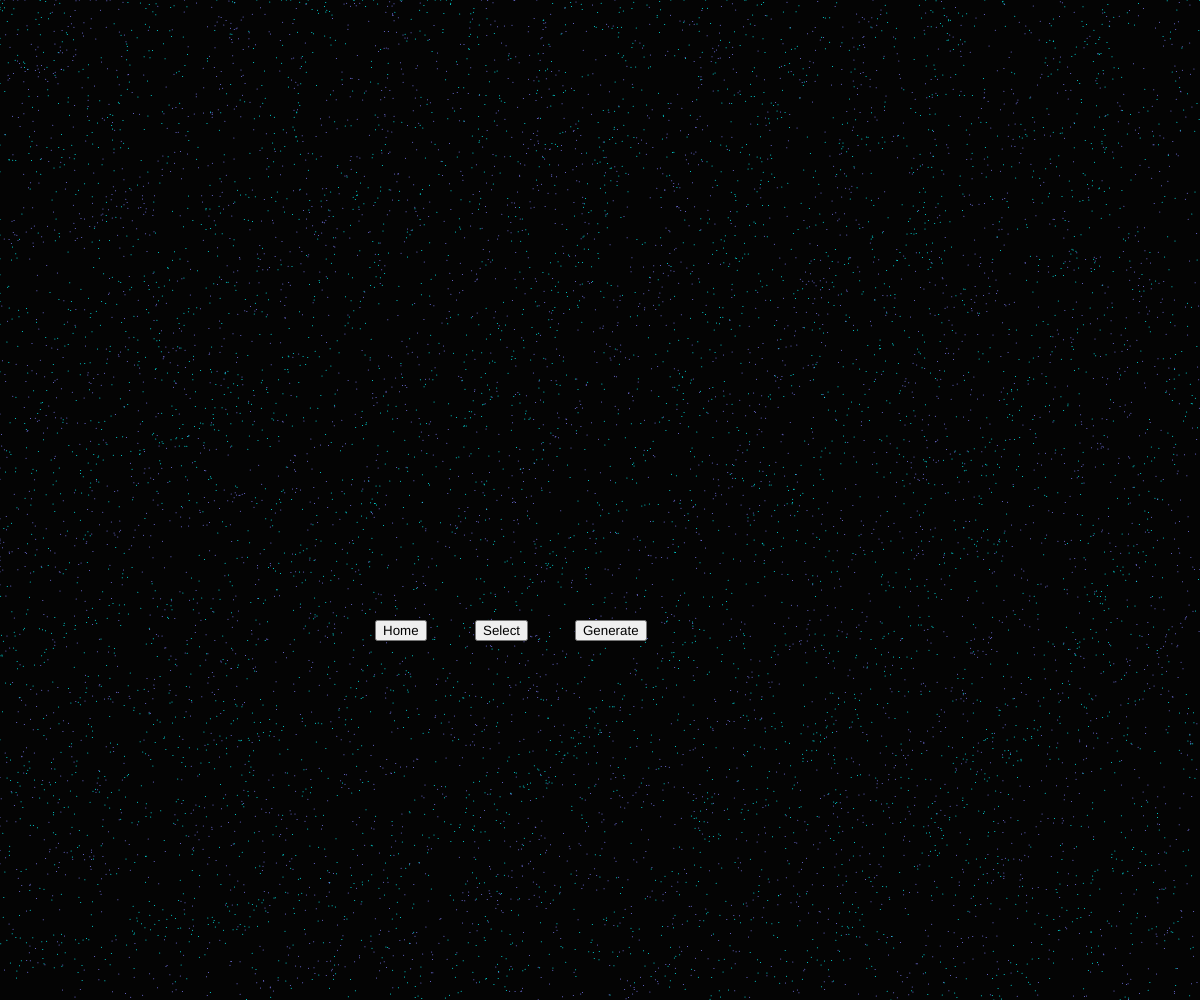
Frame 1 (no input)
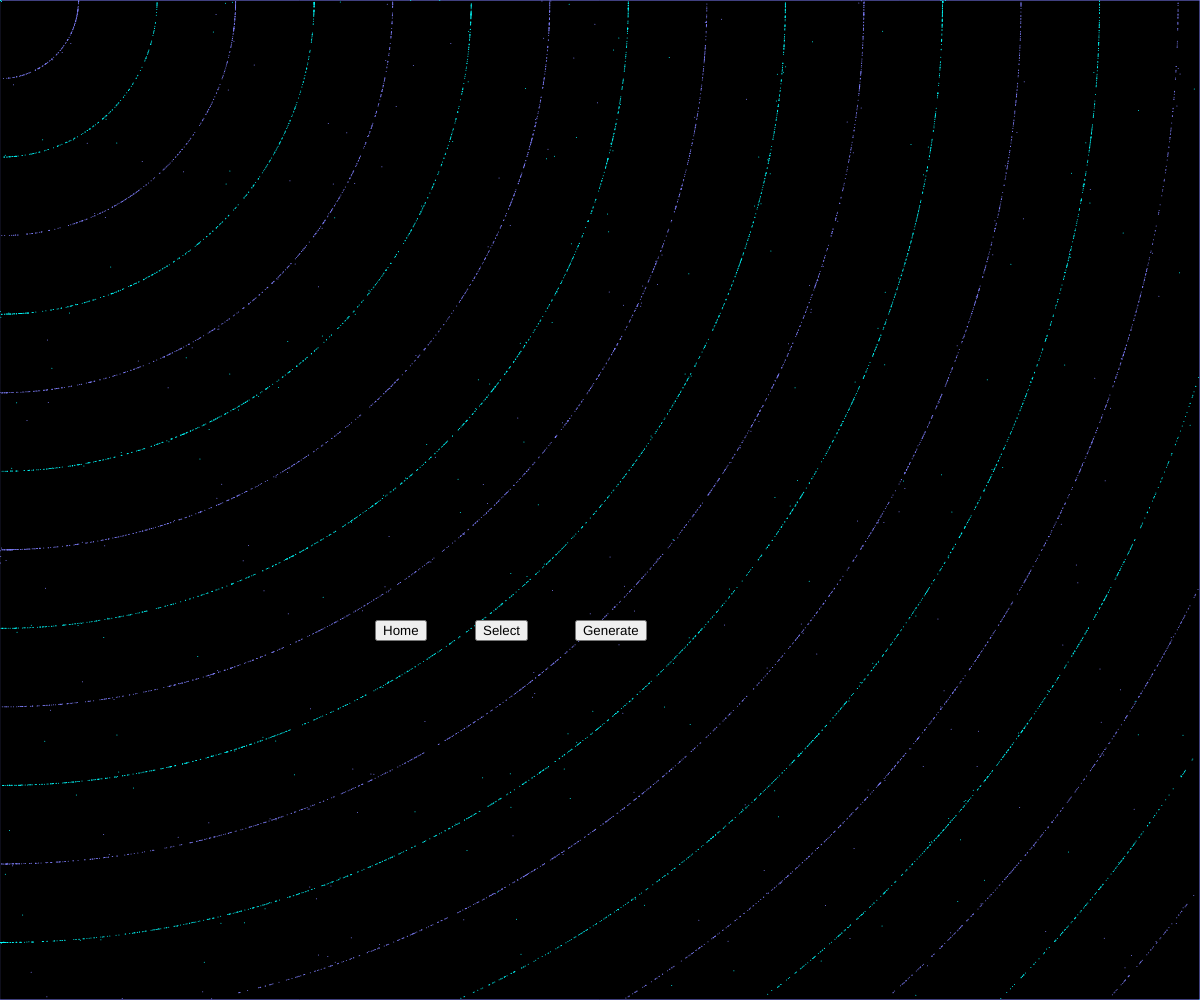
Frame 60 (no input)
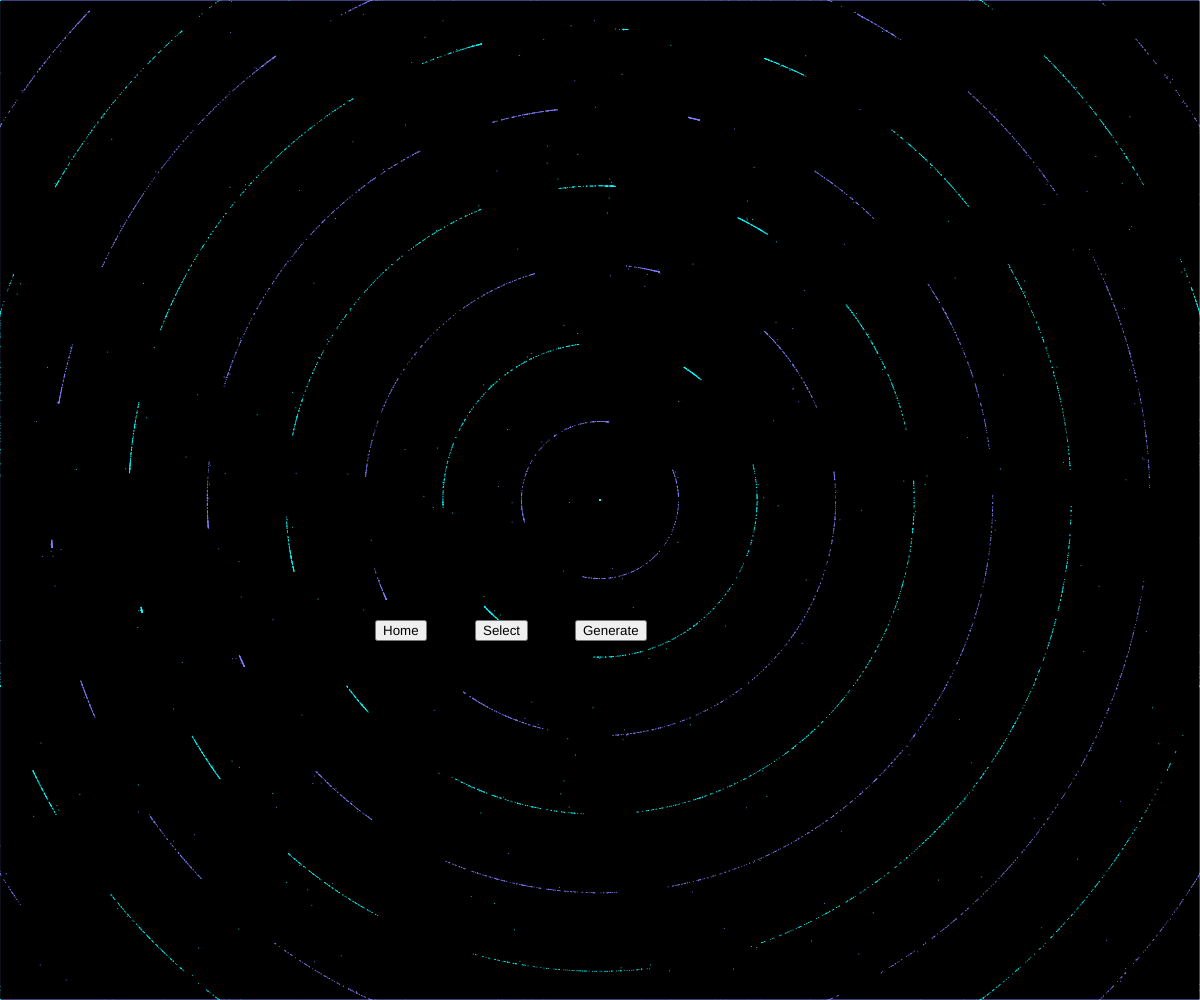
Frame 120 (the mouse pressed at the canvas centre since frame 60)

The p5.js sketch that drew these frames (run headless with seeded random() and noise() and a simulated clock; from frame 60 on, the mouse is pressed at the canvas centre):

// p5.js sketch
// ── sketch.js
let n = 0;
let m = 0;
let a1;
let b1;
let a2;
let a3;
let b2;

var scene = 2;
var t = 10000;

var q = new Array(n);
var x = new Array(n);
var y = new Array(n);
var vx = new Array(n);
var vy = new Array(n);

let circles1 = [];
let circles2 = [];
let circles3 = [];
let circles4 = [];
let g = 51;

//Generator
let numBalls = 500;
let spring = 0.05;
let gravity = 0.03;
let friction = -0.9;
let balls = [];
let triangles = [];
let squares= [];
//

let selectedColor;
let colors1 = ['#EF3F3F', '#CE455C', '#B4504B', '#D45F43', '#8F7D65', '#CA9D5E', '#F0B050'];
let colors2 = ['#F6E1A1', '#447E82', '#418A69', '#85B49D', '#7DAD74', '#9AB0AB', '#A2C5C8'];
let colors3 = ['#5C9FC2', '#A2B8C9', '#7F53A5', '#CDB0EA', '#50414C', '#8D8089', '#3B3938'];
let colors4 = ['#626664', '#EBB7B9', '#FCE7E5', '#B3B3B3', '#D5DBDB', '#FFFDE2', '#FFFFFF'];

var radius = 18;
var angle = 0;
var speed = 0.05;
var pX = 950;
var pY = 100;


function setup() {
  cnv = createCanvas(windowWidth, windowHeight);
  button = createButton('Generate');
  button.position(575, 620);
  button.mousePressed(generator);
  button = createButton('Select');
  button.position(475, 620);
  button.mousePressed(back);
  button = createButton('Home');
  button.position(375, 620);
  button.mousePressed(home);
  fill(0, 32);
  reset();
  
  noStroke();
  
  for (let i = 0; i < numBalls; i++) {
    balls[i] = new Ball(
      random(width),
      random(height),
      random(4, 10),
      i,
      balls
    );
  }
  
  for (let i = 0; i < numBalls; i++) {
      let a = random(width);
      let b = random(height);
      let d = random(2,6);
    triangles[i] = new Triangle(
      a,
      b,
      a + d,
      b - 1.7*d,
      a + 2*d,
      b,
      i,
      2*d,
      triangles
    );
  } 
  
  for (let i = 0; i < numBalls; i++) {
    squares[i] = new Square(
      random(width),
      random(height),
      random(02, 10),
      i,
      squares
    );
  }
  
}


function draw() {

  background(5);
  
//SelectScene
if (scene == 0) {
  
    radius = 18;
    strokeWeight(0);
    stroke(255);


    for (i = 0; i < 7; i++) {
      fill(colors1[i]);
      let a = circle(100 * i + 100, 100, 50);
      circles1.push(a);
    }

    for (i = 0; i < 7; i++) {
      fill(colors2[i]);
      let a = circle(100 * i + 100, 200, 50);
      circles2.push(a);
    }

    for (i = 0; i < 7; i++) {
      fill(colors3[i]);
      let a = circle(100 * i + 100, 300, 50);
      circles3.push(a);
    }

    for (i = 0; i < 7; i++) {
      fill(colors4[i]);
      let a = circle(100 * i + 100, 400, 50);
      circles4.push(a);
    }
  
    textFont('Avenir');
    //text('SELECTED', 572, 500, width);
    text('Colour', 281, 500, width);
    text('Graphic', 478, 500, width);
    text('Motion', 680, 500, width);

    cnv.mouseClicked(changeColor);
    fill(g);
    circle(300, 550, 50);

    //Graphics
    noFill();
    strokeWeight(1);
    square(801, 76, 48);
    circle(825, 400, 50);
    triangle(800, 260, 825, 215, 850, 260);

    //SelectGraphics
    if (n == 1) square(476, 526, 48);
    if (n == 2) triangle(475, 575, 500, 530, 525, 575);
    if (n == 3) circle(500, 550, 50);

    //Motion1
    var x2 = pX + radius * cos(angle);
    var y2 = pY + radius * sin(angle);
    ellipse(x2, y2, 10, 10); 

    //Motion2
    var x3 = pX;
    var y3 = pY + 100 + 18 * sin(angle);
    ellipse(x3, y3, 10, 10);

    //Motion3
    var x4 = pX + 18 * sin(angle);
    var y4 = pY + 200;
    ellipse(x4, y4, 10, 10);

    //Motion4
    var x5 = pX + random(-10, 10);
    var y5 = pY + 300 + random(-10, 10);
    ellipse(x5, y5, 10, 10);
    frameRate(30);

    //SelectMotion
    if (m == 1) {
       x2 = 700 + radius * cos(angle);
       y2 = 550 + radius * sin(angle);
      ellipse(x2, y2, 10, 10);
    }

    if (m == 2) {
       x3 = 700;
       y3 = 550 + 18 * sin(angle);
      ellipse(x3, y3, 10, 10);

    }

    if (m == 3) {
       x4 = 700 + 18 * sin(angle);
       y4 = 550;
      ellipse(x4, y4, 10, 10);
    }

    if (m == 4) {
       x5 = 700 + random(-10, 10);
       y5 = 550 + random(-10, 10);
      ellipse(x5, y5, 10, 10);

      frameRate(30);
    }
    
    angle = angle + speed;
  }

//GeneratorScene
if (scene == 1) {
  
  fill(g);    
  switch(n){
  //If select square
  case 1:
  if(m==1){
    
    squares.forEach(square => {
    square.collide();
    square.move1();
    square.display();
  });
      }
        
  if(m==2){
    squares.forEach(square => {
    square.collide();
    square.move2();
    square.display();
  });
      }
        
  if(m==3){
    squares.forEach(square => {
    square.collide();
    square.move3();
    square.display();
  });
      }
        
  if(m==4){
    squares.forEach(square => {
    square.collide();
    square.move4();
    square.display();
  });
      }
    break;
  
  //If select triangle
  case 2:      
      
  if(m==1){
    
    triangles.forEach(triangle => {
    triangle.collide();
    triangle.move1();
    triangle.display();
  });
      }    
      
  if(m==2){
    
    triangles.forEach(triangle => {
    triangle.collide();
    triangle.move2();
    triangle.display();
  });
      }    
      
  if(m==3){
    
    triangles.forEach(triangle => {
    triangle.collide();
    triangle.move3();
    triangle.display();
  });
      }    
      
  if(m==4){
    
    triangles.forEach(triangle => {
    triangle.collide();
    triangle.move4();
    triangle.display();
  });
      }    
      break;
    
  //If select circle
  case 3:       
      
  if(m==1){
    
    balls.forEach(ball => {
    ball.collide();
    ball.move1();
    ball.display();
  });
      }
        
  if(m==2){
    balls.forEach(ball => {
    ball.collide();
    ball.move2();
    ball.display();
  });
      }
        
  if(m==3){
    balls.forEach(ball => {
    ball.collide();
    ball.move3();
    ball.display();
  });
      }
        
  if(m==4){
    balls.forEach(ball => {
    ball.collide();
    ball.move4();
    ball.display();
  });
      }
        
    break;
    }
  }

//Homapage
if(scene == 2){
    
    rect(0, 0, width, height);
    fill(0);
    noStroke();
	for (var i = 0; i < t;i++) {
		var dx = mouseX - x[i];
		var dy = mouseY - y[i];


		var d = sqrt(dx*dx + dy*dy);
		if (d < 1){ d = 1}

		var f = sin(d * 0.04) * q[i] / d;
      
       
		vx[i] = vx[i] * 0.5 + f * dx;
		vy[i] = vy[i] * 0.5 + f * dy;
  }

  for ( i = 0; i < t;i++) {
		x[i] += vx[i];
		y[i] += vy[i];

		if (x[i] < 0) x[i] = width;
		else if (x[i] > width) x[i] = 0;

		if (y[i] < 0) y[i] = height;
		else if (y[i] > height) y[i] = 0;

		if (q[i] < 0) stroke(128, 128, 255);
		else stroke(0, 255, 255);

		point(x[i], y[i]);
	}
 }

}

  

function changeColor() {
  //Colors
  for (i = 0; i < 7; i++) {
    let d = dist(mouseX, mouseY, 100 * i + 100, 100);
    if (d < 50) {
      g = colors1[i];
    }
  }

  for (i = 0; i < 7; i++) {
    let d = dist(mouseX, mouseY, 100 * i + 100, 200);
    if (d < 50) {
      g = colors2[i];
    }
  }

  for (i = 0; i < 7; i++) {
    let d = dist(mouseX, mouseY, 100 * i + 100, 300);
    if (d < 50) {
      g = colors3[i];
    }
  }

  for (i = 0; i < 7; i++) {
    let d = dist(mouseX, mouseY, 100 * i + 100, 400);
    if (d < 50) {
      g = colors4[i];
    }
  }


  //Graphics
  let x = dist(mouseX, mouseY, 850, 100);
  if (x < 50) {
    n = 1;
  }

  x = dist(mouseX, mouseY, 850, 250);
  if (x < 50) {
    n = 2;
  }

  x = dist(mouseX, mouseY, 850, 400);
  if (x < 50) {
    n = 3;
  }


  //Motions
  x = dist(mouseX, mouseY, 950, 100);
  if (x < 50) {
    m = 1;
  }

  x = dist(mouseX, mouseY, 950, 200);
  if (x < 50) {
    m = 2;
  }

  x = dist(mouseX, mouseY, 950, 300);
  if (x < 50) {
    m = 3;
  }

  x = dist(mouseX, mouseY, 950, 400);
  if (x < 50) {
    m = 4;
  }

}

function generator() {
  scene = 1;
}

function back() {
  scene = 0;
}

function home() {
  scene = 2;
}
  
function reset() {
	for (var i = 0; i < t; i++) {
		q[i] = randomGaussian() * 16;
		x[i] = random(width);
		y[i] = random(height);
        vx[i] = 1;
        vy[i] = 1;
	}
}

class Ball {
  
  constructor(xin, yin, din, idin, oin) {
    this.x = xin;
    this.y = yin;
    this.vx = 0;
    this.vy = 0;
    this.diameter = din;
    this.id = idin;
    this.others = oin;
  }
  
  collide() {
    for (let i = this.id + 1; i < numBalls; i++) {
      // console.log(others[i]);
      let dx = this.others[i].x - this.x;
      let dy = this.others[i].y - this.y;
      let distance = sqrt(dx * dx + dy * dy);
      let minDist = this.others[i].diameter / 2 + this.diameter / 2;
      //   console.log(distance);
      //console.log(minDist);
      if (distance < minDist) {
        //console.log("2");
        let angle = atan2(dy, dx);
        let targetX = this.x + cos(angle) * minDist;
        let targetY = this.y + sin(angle) * minDist;
        let ax = (targetX - this.others[i].x) * spring;
        let ay = (targetY - this.others[i].y) * spring;
        this.vx -= ax;
        this.vy -= ay;
        this.others[i].vx += ax;
        this.others[i].vy += ay;
      }
    }
  }

move1() {
this.vy += gravity;
this.vx += gravity;
this.x += 1.2*cos(this.vx);
this.y += 1.2*sin(this.vy);
    if (this.x + this.diameter / 2 > width) {
      this.x = width - this.diameter / 2;
      this.vx *= friction;
    } else if (this.x - this.diameter / 2 < 0) {
      this.x = this.diameter / 2;
      this.vx *= friction;
    }
    if (this.y + this.diameter / 2 > height) {
      this.y = height - this.diameter / 2;
      this.vy *= friction;
    } else if (this.y - this.diameter / 2 < 0) {
      this.y = this.diameter / 2;
      this.vy *= friction;
    }
  }

move2() {
this.vy += gravity;
    this.x += this.vx;
    this.y += this.vy;
    if (this.x + this.diameter / 2 > width) {
      this.x = width - this.diameter / 2;
      this.vx *= friction;
    } else if (this.x - this.diameter / 2 < 0) {
      this.x = this.diameter / 2;
      this.vx *= friction;
    }
    if (this.y + this.diameter / 2 > height) {
      this.y = height - this.diameter / 2;
      this.vy *= friction;
    } else if (this.y - this.diameter / 2 < 0) {
      this.y = this.diameter / 2;
      this.vy *= friction;
    }
  }

move3() {
this.vx += gravity;
    this.x += this.vx;
    this.y += this.vy;
    if (this.x + this.diameter / 2 > width) {
      this.x = width - this.diameter / 2;
      this.vx *= friction;
    } else if (this.x - this.diameter / 2 < 0) {
      this.x = this.diameter / 2;
      this.vx *= friction;
    }
    if (this.y + this.diameter / 2 > height) {
      this.y = height - this.diameter / 2;
      this.vy *= friction;
    } else if (this.y - this.diameter / 2 < 0) {
      this.y = this.diameter / 2;
      this.vy *= friction;
    }
  }
  
move4() {
this.vx += random(-0.1,0.1);
this.vy += random(-0.1,0.1);
    this.x += this.vx;
    this.y += this.vy;
  if (this.x + this.diameter / 2 > width) {
      this.x = width - this.diameter / 2;
      this.vx *= friction;
    } else if (this.x - this.diameter / 2 < 0) {
      this.x = this.diameter / 2;
      this.vx *= friction;
    }
    if (this.y + this.diameter / 2 > height) {
      this.y = height - this.diameter / 2;
      this.vy *= friction;
    } else if (this.y - this.diameter / 2 < 0) {
      this.y = this.diameter / 2;
      this.vy *= friction;
    }
  }  
  
  display() {
    stroke(1);
    fill(g);
    circle(this.x, this.y, this.diameter);
  }
}

class Triangle {
  
  constructor(xin1, yin1, xin2, yin2, xin3, yin3, idin, din, oin) {
    this.x1 = xin1;
    this.y1 = yin1;
    this.x2 = xin2;
    this.y2 = yin2;
    this.x3 = xin3;
    this.y3 = yin3;
    this.vx = 0;
    this.vy = 0;
    this.x = (this.x1+this.x3)%2;
    this.y = (this.y1-this.y3)%3 + this.y3;
    this.id = idin;
    this.diameter = din;
    this.others = oin;
  }
  
  collide() {
    for (let i = this.id + 1; i < numBalls; i++) {
      // console.log(others[i]);
      let dx = this.others[i].x - this.x;
      let dy = this.others[i].y - this.y;
      let distance = sqrt(dx * dx + dy * dy);
      let minDist = this.others[i].diameter/2  + this.diameter/2;
      //   console.log(distance);
      //console.log(minDist);
      if (distance < minDist) {
        //console.log("2");
        let angle = atan2(dy, dx);
        let targetX = this.x + cos(angle) * minDist;
        let targetY = this.y + sin(angle) * minDist;
        let ax = (targetX - this.others[i].x) * spring;
        let ay = (targetY - this.others[i].y) * spring;
        this.vx -= ax;
        this.vy -= ay;
        this.others[i].vx += ax;
        this.others[i].vy += ay;
      }
    }
  }

move1() {
this.vy += gravity;
this.vx += gravity;
this.x1 += 1.2*cos(this.vx);
this.x2 += 1.2*cos(this.vx);
this.x3 += 1.2*cos(this.vx);
this.y1 += 1.2*sin(this.vy);
this.y2 += 1.2*sin(this.vy);
this.y3 += 1.2*sin(this.vy);
this.x = this.x2;

  
    if (this.x + this.diameter / 2 > width) {
      
      this.x2 = width - this.diameter / 2;
      this.x1 = width - this.diameter;
      this.x3 = width;
      this.vx *= friction;
      
    } else if (this.x - this.diameter / 2 < 0) {
      this.x2 = this.diameter / 2;
      this.x1 = 0;
      this.x3 = this.diameter;
      this.vx *= friction;
    }
    if (this.y1 > height) {
      this.y1 = height;
      this.y3 = height;
      this.y2 = height - 0.866*this.diameter;
      this.vy *= friction;
    } else if (this.y2 < 0) {
      this.y2 = 0;
      this.y1 = 0.866*this.diameter;
      this.y3 = 0.866*this.diameter;
      this.vy *= friction;
    }
  }

move2() {
    this.vy += gravity;
    this.x1 += this.vx;
    this.x2 += this.vx;
    this.x3 += this.vx;
    this.y1 += this.vy;
    this.y2 += this.vy;
    this.y3 += this.vy;
    this.x = this.x2;
  
     if (this.x + this.diameter / 2 > width) {
      
      this.x2 = width - this.diameter / 2;
      this.x1 = width - this.diameter;
      this.x3 = width;
      this.vx *= friction;
      
    } else if (this.x - this.diameter / 2 < 0) {
      this.x2 = this.diameter / 2;
      this.x1 = 0;
      this.x3 = this.diameter;
      this.vx *= friction;
    }
    if (this.y1 > height) {
      this.y1 = height;
      this.y3 = height;
      this.y2 = height - 0.866*this.diameter;
      this.vy *= friction;
    } else if (this.y2 < 0) {
      this.y2 = 0;
      this.y1 = 0.866*this.diameter;
      this.y3 = 0.866*this.diameter;
      this.vy *= friction;
    }
  }

move3() {
    this.vx += gravity;
    this.x1 += this.vx;
    this.x2 += this.vx;
    this.x3 += this.vx;
    this.y1 += this.vy;
    this.y2 += this.vy;
    this.y3 += this.vy;
    this.x = this.x2;
  
  
     if (this.x + this.diameter / 2 > width) {
      
      this.x2 = width - this.diameter / 2;
      this.x1 = width - this.diameter;
      this.x3 = width;
      this.vx *= friction;
      
    } else if (this.x - this.diameter / 2 < 0) {
      this.x2 = this.diameter / 2;
      this.x1 = 0;
      this.x3 = this.diameter;
      this.vx *= friction;
    }
    if (this.y1 > height) {
      this.y1 = height;
      this.y3 = height;
      this.y2 = height - 0.866*this.diameter;
      this.vy *= friction;
    } else if (this.y2 < 0) {
      this.y2 = 0;
      this.y1 = 0.866*this.diameter;
      this.y3 = 0.866*this.diameter;
      this.vy *= friction;
    }
  }
  
move4() {
this.vx += random(-0.1,0.1);
this.vy += random(-0.1,0.1);
    this.x1 += this.vx;
    this.x2 += this.vx;
    this.x3 += this.vx;
    this.y1 += this.vy;
    this.y2 += this.vy;
    this.y3 += this.vy;
    this.x = this.x2;
  
   if (this.x + this.diameter / 2 > width) {
      
      this.x2 = width - this.diameter / 2;
      this.x1 = width - this.diameter;
      this.x3 = width;
      this.vx *= friction;
      
    } else if (this.x - this.diameter / 2 < 0) {
      this.x2 = this.diameter / 2;
      this.x1 = 0;
      this.x3 = this.diameter;
      this.vx *= friction;
    }
    if (this.y1 > height) {
      this.y1 = height;
      this.y3 = height;
      this.y2 = height - 0.866*this.diameter;
      this.vy *= friction;
    } else if (this.y2 < 0) {
      this.y2 = 0;
      this.y1 = 0.866*this.diameter;
      this.y3 = 0.866*this.diameter;
      this.vy *= friction;
    }
  }  
  
  display() {
    stroke(1);
    fill(g);
    triangle(this.x1, this.y1, this.x2, this.y2, this.x3, this.y3);
  }
}

class Square {
  
  constructor(xin, yin, din, idin, oin) {
    this.x = xin;
    this.y = yin;
    this.vx = 0;
    this.vy = 0;
    this.diameter = din;
    this.id = idin;
    this.others = oin;
  }
  
  collide() {
    for (let i = this.id + 1; i < numBalls; i++) {
      // console.log(others[i]);
      let dx = this.others[i].x - this.x;
      let dy = this.others[i].y - this.y;
      let distance = sqrt(dx * dx + dy * dy);
      let minDist = this.others[i].diameter / 2 + this.diameter / 2;
      //   console.log(distance);
      //console.log(minDist);
      if (distance < minDist) {
        //console.log("2");
        let angle = atan2(dy, dx);
        let targetX = this.x + cos(angle) * minDist;
        let targetY = this.y + sin(angle) * minDist;
        let ax = (targetX - this.others[i].x) * spring;
        let ay = (targetY - this.others[i].y) * spring;
        this.vx -= ax;
        this.vy -= ay;
        this.others[i].vx += ax;
        this.others[i].vy += ay;
      }
    }
  }

move1() {
this.vy += gravity;
this.vx += gravity;
this.x += 1.2*cos(this.vx);
this.y += 1.2*sin(this.vy);
    if (this.x + this.diameter / 2 > width) {
      this.x = width - this.diameter / 2;
      this.vx *= friction;
    } else if (this.x - this.diameter / 2 < 0) {
      this.x = this.diameter / 2;
      this.vx *= friction;
    }
    if (this.y + this.diameter / 2 > height) {
      this.y = height - this.diameter / 2;
      this.vy *= friction;
    } else if (this.y - this.diameter / 2 < 0) {
      this.y = this.diameter / 2;
      this.vy *= friction;
    }
  }

move2() {
this.vy += gravity;
    this.x += this.vx;
    this.y += this.vy;
    if (this.x + this.diameter / 2 > width) {
      this.x = width - this.diameter / 2;
      this.vx *= friction;
    } else if (this.x - this.diameter / 2 < 0) {
      this.x = this.diameter / 2;
      this.vx *= friction;
    }
    if (this.y + this.diameter / 2 > height) {
      this.y = height - this.diameter / 2;
      this.vy *= friction;
    } else if (this.y - this.diameter / 2 < 0) {
      this.y = this.diameter / 2;
      this.vy *= friction;
    }
  }

move3() {
this.vx += gravity;
    this.x += this.vx;
    this.y += this.vy;
    if (this.x + this.diameter / 2 > width) {
      this.x = width - this.diameter / 2;
      this.vx *= friction;
    } else if (this.x - this.diameter / 2 < 0) {
      this.x = this.diameter / 2;
      this.vx *= friction;
    }
    if (this.y + this.diameter / 2 > height) {
      this.y = height - this.diameter / 2;
      this.vy *= friction;
    } else if (this.y - this.diameter / 2 < 0) {
      this.y = this.diameter / 2;
      this.vy *= friction;
    }
  }
  
move4() {
this.vx += random(-0.1,0.1);
this.vy += random(-0.1,0.1);
    this.x += this.vx;
    this.y += this.vy;
  if (this.x + this.diameter / 2 > width) {
      this.x = width - this.diameter / 2;
      this.vx *= friction;
    } else if (this.x - this.diameter / 2 < 0) {
      this.x = this.diameter / 2;
      this.vx *= friction;
    }
    if (this.y + this.diameter / 2 > height) {
      this.y = height - this.diameter / 2;
      this.vy *= friction;
    } else if (this.y - this.diameter / 2 < 0) {
      this.y = this.diameter / 2;
      this.vy *= friction;
    }
  }  
  
  display() {
    stroke(1);
    fill(g);
    square(this.x, this.y, this.diameter);
  }
}
